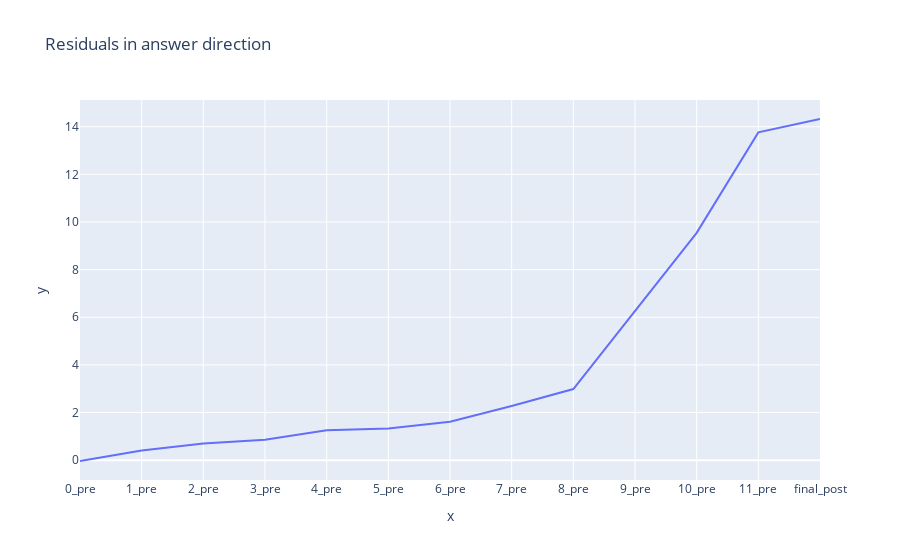

Notebook code for this chart:
### Code cell
line((resid_accumlated_in_answer_direction).mean(dim=0)[:,-1], x = labels, title = "Residuals in answer direction")

### Figure 1 — Plotly figure (JSON) as saved in the notebook; plotly's stock layout.template omitted (floating-point values rounded to 4 significant figures)
{"data": [{"hovertemplate": "x=%{x}<br>y=%{y}<extra></extra>", "legendgroup": "", "line": {"color": "#636efa", "dash": "solid"}, "marker": {"symbol": "circle"}, "mode": "lines", "name": "", "orientation": "v", "showlegend": false, "type": "scatter", "x": ["0_pre", "1_pre", "2_pre", "3_pre", "4_pre", "5_pre", "6_pre", "7_pre", "8_pre", "9_pre", "10_pre", "11_pre", "final_post"], "xaxis": "x", "y": [-0.03359, 0.4081, 0.6991, 0.8544, 1.256, 1.328, 1.616, 2.275, 2.986, 6.251, 9.543, 13.76, 14.32], "yaxis": "y"}], "layout": {"legend": {"tracegroupgap": 0}, "title": {"text": "Residuals in answer direction"}, "xaxis": {"anchor": "y", "domain": [0, 1], "title": {"text": "x"}}, "yaxis": {"anchor": "x", "domain": [0, 1], "title": {"text": "y"}}}}
